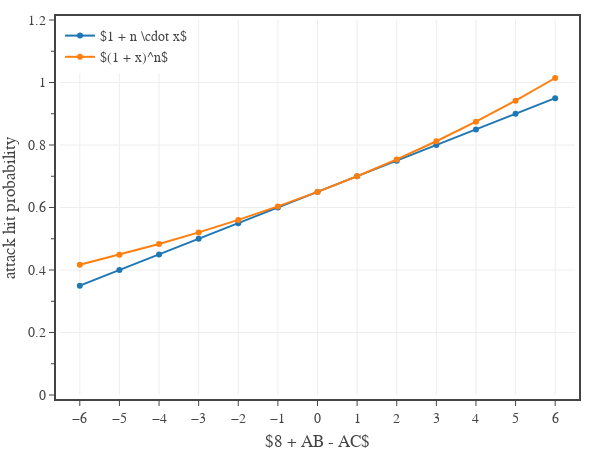

Notebook code cell kept with this figure:
### Code cell
x = 0.05
n = np.array(range(-6, 7))

# create figure
fig = go.Figure(
    layout=go.Layout(
        template=TFB_TEMPLATE,
        margin=dict(l=60, r=25, b=55, t=20, pad=4),
        xaxis=dict(
            title_text='$8 + AB - AC$',
            range=[-6.5,6.5],
            tick0=0, dtick=1,
            #minor=dict(tick0=0, dtick=1),
        ),
        yaxis=dict(
            title_text='attack hit probability',
            range=[0,1.2],
            tick0=0, dtick=0.2,
            minor=dict(tick0=0, dtick=0.1),
        ),
        legend=dict(
            xanchor='left', yanchor='top',
            x=0.00, y=1.00,
            orientation='v',
            tracegroupgap=0,
        )
    )
)


#ax.plot(n, np.multiply(0.05, np.add(12, n)), '-', label='1 + n*x', color='k')
#ax.plot(n, np.multiply(0.60, np.power(1.083, n)), '-', label='(1 + x)^n', color='r')

fig.add_trace(go.Scatter(
    x=n, 
    y=np.multiply(0.05, np.add(13, n)),
    mode='markers+lines', 
    name='$1 + n \cdot x$',
    hovertemplate=
        'n %{x}<br>'+
        'Hit Probability %{y:,.0%}' + 
        '<extra></extra>'
))

fig.add_trace(go.Scatter(
    x=n, 
    y=np.multiply(0.65, np.power(1.077, n)),
    mode='markers+lines', 
    name='$(1 + x)^n$',
    hovertemplate=
        'n %{x}<br>'+
        'Hit Probability %{y:,.0%}' + 
        '<extra></extra>'
))

# show figure
fig.update_layout(width=600, height=450)
fig.show(config=TFB_CONFIG)

# save figures
if SAVEFIGS:
    #fig.update_layout(autosize=True, width=None, height=None)
    #save_fig_html(fig, format='large', name=f'./fig-encounter-xp-thresholds-vs-level-large')
    #save_fig_html(fig, format='small', name=f'./fig-encounter-xp-thresholds-vs-level-small')
    pass

### Figure 1 — Plotly figure (JSON) as saved in the notebook; plotly's stock layout.template omitted (floating-point values rounded to 4 significant figures)
{"data": [{"hovertemplate": "n %{x}<br>Hit Probability %{y:,.0%}<extra></extra>", "mode": "markers+lines", "name": "$1 + n \\cdot x$", "type": "scatter", "x": [-6, -5, -4, -3, -2, -1, 0, 1, 2, 3, 4, 5, 6], "y": [0.35, 0.4, 0.45, 0.5, 0.55, 0.6, 0.65, 0.7, 0.75, 0.8, 0.85, 0.9, 0.95]}, {"hovertemplate": "n %{x}<br>Hit Probability %{y:,.0%}<extra></extra>", "mode": "markers+lines", "name": "$(1 + x)^n$", "type": "scatter", "x": [-6, -5, -4, -3, -2, -1, 0, 1, 2, 3, 4, 5, 6], "y": [0.4165, 0.4486, 0.4831, 0.5203, 0.5604, 0.6035, 0.65, 0.7, 0.754, 0.812, 0.8745, 0.9419, 1.014]}], "layout": {"height": 450, "legend": {"orientation": "v", "tracegroupgap": 0, "x": 0, "xanchor": "left", "y": 1, "yanchor": "top"}, "margin": {"b": 55, "l": 60, "pad": 4, "r": 25, "t": 20}, "width": 600, "xaxis": {"dtick": 1, "range": [-6.5, 6.5], "tick0": 0, "title": {"text": "$8 + AB - AC$"}}, "yaxis": {"dtick": 0.2, "minor": {"dtick": 0.1, "tick0": 0}, "range": [0, 1.2], "tick0": 0, "title": {"text": "attack hit probability"}}}}
